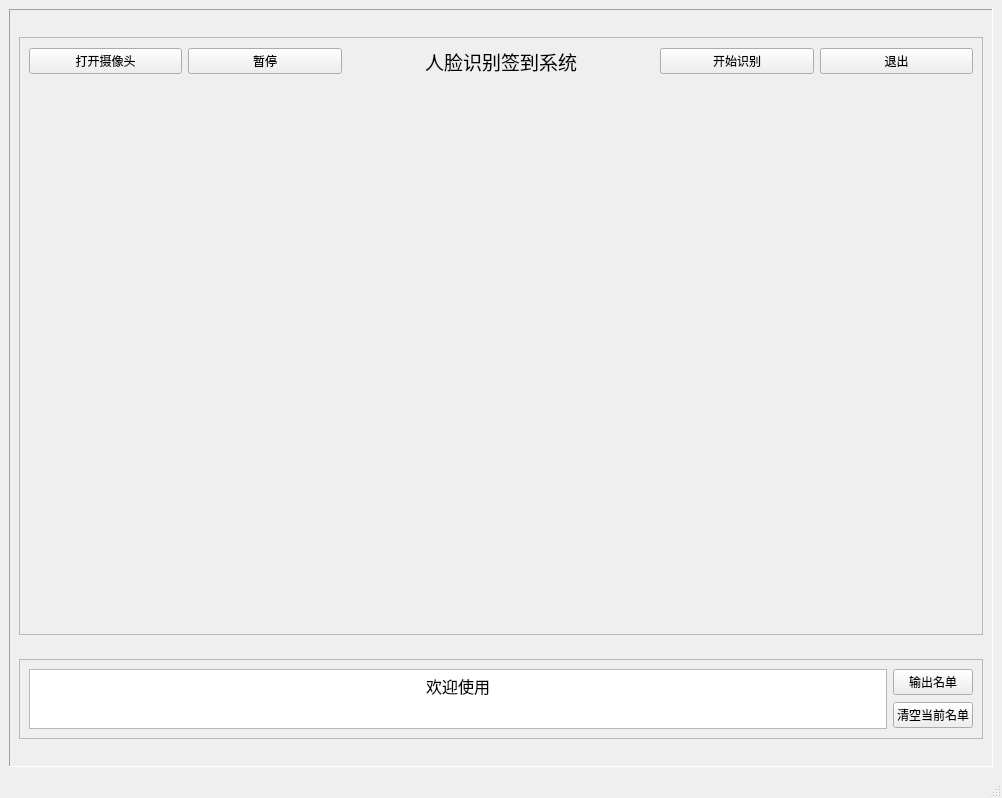
<?xml version="1.0" encoding="UTF-8"?>
<ui version="4.0">
 <class>MainWindow</class>
 <widget class="QMainWindow" name="MainWindow">
  <property name="geometry">
   <rect>
    <x>0</x>
    <y>0</y>
    <width>1002</width>
    <height>798</height>
   </rect>
  </property>
  <property name="windowTitle">
   <string>MainWindow</string>
  </property>
  <widget class="QWidget" name="centralwidget">
   <layout class="QGridLayout" name="gridLayout">
    <item row="0" column="0">
     <widget class="QFrame" name="frame">
      <property name="frameShape">
       <enum>QFrame::Panel</enum>
      </property>
      <property name="frameShadow">
       <enum>QFrame::Sunken</enum>
      </property>
      <layout class="QGridLayout" name="gridLayout_2">
       <item row="3" column="0" colspan="2">
        <widget class="QFrame" name="frame_4">
         <property name="maximumSize">
          <size>
           <width>16777215</width>
           <height>80</height>
          </size>
         </property>
         <property name="frameShape">
          <enum>QFrame::StyledPanel</enum>
         </property>
         <property name="frameShadow">
          <enum>QFrame::Raised</enum>
         </property>
         <layout class="QGridLayout" name="gridLayout_4">
          <item row="0" column="1">
           <widget class="QPushButton" name="csvout">
            <property name="text">
             <string>输出名单</string>
            </property>
           </widget>
          </item>
          <item row="1" column="1">
           <widget class="QPushButton" name="clearlist">
            <property name="text">
             <string>清空当前名单</string>
            </property>
           </widget>
          </item>
          <item row="0" column="0" rowspan="2">
           <widget class="QTextEdit" name="MsgTE">
            <property name="font">
             <font>
              <family>微软雅黑</family>
              <pointsize>12</pointsize>
             </font>
            </property>
            <property name="readOnly">
             <bool>true</bool>
            </property>
            <property name="html">
             <string>&lt;!DOCTYPE HTML PUBLIC &quot;-//W3C//DTD HTML 4.0//EN&quot; &quot;http://www.w3.org/TR/REC-html40/strict.dtd&quot;&gt;
&lt;html&gt;&lt;head&gt;&lt;meta name=&quot;qrichtext&quot; content=&quot;1&quot; /&gt;&lt;style type=&quot;text/css&quot;&gt;
p, li { white-space: pre-wrap; }
&lt;/style&gt;&lt;/head&gt;&lt;body style=&quot; font-family:'微软雅黑'; font-size:12pt; font-weight:400; font-style:normal;&quot;&gt;
&lt;p align=&quot;center&quot; style=&quot; margin-top:0px; margin-bottom:0px; margin-left:0px; margin-right:0px; -qt-block-indent:0; text-indent:0px;&quot;&gt;欢迎使用&lt;/p&gt;&lt;/body&gt;&lt;/html&gt;</string>
            </property>
           </widget>
          </item>
         </layout>
        </widget>
       </item>
       <item row="2" column="0" colspan="2">
        <widget class="QFrame" name="DispFm">
         <property name="maximumSize">
          <size>
           <width>16777215</width>
           <height>598</height>
          </size>
         </property>
         <property name="frameShape">
          <enum>QFrame::StyledPanel</enum>
         </property>
         <property name="frameShadow">
          <enum>QFrame::Raised</enum>
         </property>
         <layout class="QGridLayout" name="gridLayout_3">
          <item row="0" column="4">
           <widget class="QPushButton" name="DiscernBt">
            <property name="text">
             <string>开始识别</string>
            </property>
           </widget>
          </item>
          <item row="0" column="1">
           <widget class="QPushButton" name="StopBt">
            <property name="text">
             <string>暂停</string>
            </property>
           </widget>
          </item>
          <item row="0" column="0">
           <widget class="QPushButton" name="ShowBt">
            <property name="text">
             <string>打开摄像头</string>
            </property>
           </widget>
          </item>
          <item row="0" column="5">
           <widget class="QPushButton" name="ExitBt">
            <property name="text">
             <string>退出</string>
            </property>
           </widget>
          </item>
          <item row="0" column="2" colspan="2">
           <widget class="QLabel" name="label">
            <property name="font">
             <font>
              <family>微软雅黑</family>
              <pointsize>14</pointsize>
             </font>
            </property>
            <property name="mouseTracking">
             <bool>true</bool>
            </property>
            <property name="tabletTracking">
             <bool>false</bool>
            </property>
            <property name="acceptDrops">
             <bool>false</bool>
            </property>
            <property name="text">
             <string>&lt;html&gt;&lt;head/&gt;&lt;body&gt;&lt;p align=&quot;center&quot;&gt;人脸识别签到系统&lt;/p&gt;&lt;/body&gt;&lt;/html&gt;</string>
            </property>
            <property name="scaledContents">
             <bool>false</bool>
            </property>
           </widget>
          </item>
          <item row="1" column="1" colspan="4">
           <widget class="QLabel" name="DispLb">
            <property name="layoutDirection">
             <enum>Qt::LeftToRight</enum>
            </property>
            <property name="text">
             <string/>
            </property>
           </widget>
          </item>
         </layout>
        </widget>
       </item>
      </layout>
     </widget>
    </item>
   </layout>
  </widget>
  <widget class="QMenuBar" name="menubar">
   <property name="geometry">
    <rect>
     <x>0</x>
     <y>0</y>
     <width>1002</width>
     <height>26</height>
    </rect>
   </property>
  </widget>
  <widget class="QStatusBar" name="statusbar"/>
 </widget>
 <resources/>
 <connections/>
</ui>
